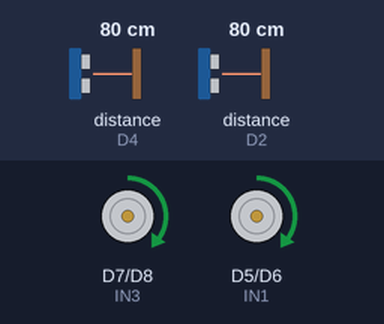
Bench run of a sketch on a simulated ESP8266 (NodeMCU). Shown: motor-driver pin pairs drawn as motors (green arrow = first pin HIGH = forward, orange = second pin HIGH = backward, longer = more drive). Wiring (inferred from the names in the program): 2 × ultrasonic range finder: trigger D3, echo D4 / trigger D1, echo D2. The inputs (shaded band) are chosen by the test bench; at power-on: distance to the obstacle (sensors on D4, D2) 80 cm. The echo pulse lasts 58.3 µs per cm.

Above: at 1.2 s.
1.3 s: distance to the obstacle (sensor on D4) set to 18 cm
2.8 s: distance to the obstacle (sensor on D4) set to 14 cm
At 3.2 s:
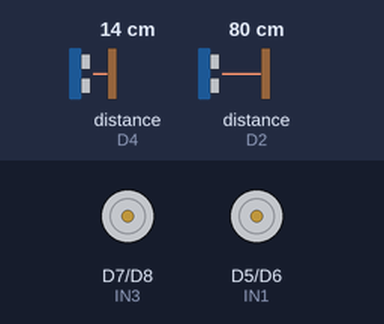
At 4.1 s:
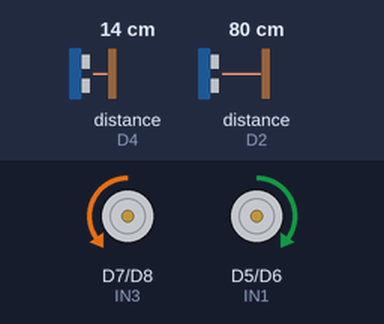
5.8 s: distance to the obstacle (sensor on D2) set to 2 cm
At 8.0 s:
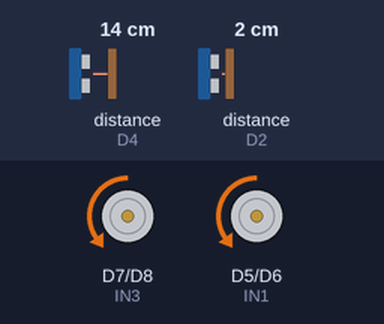
8.8 s: distance to the obstacle (sensor on D2) set to 9 cm
10.3 s: distance to the obstacle (sensor on D2) set to 7 cm
Timing chart, 0 to 14.3 s (numbered marks = the images above; inputs shaded):
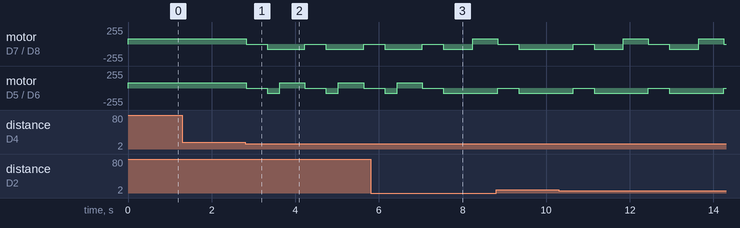

Measured:
- the behaviour switches between 16 and 15 cm on distance to the obstacle (sensor on D4) (found by bisection; images 0 and 1)
- after the input at 1.3 s, every drawn part: stays the same
- after the input at 2.8 s, motor on D7 (IN3) / D8 (IN4): alternates backward 80/255 for 0.91 s and stopped for 0.50 s, starting at once; motor on D5 (IN1) / D6 (IN2): forward 80/255 → stopped at once, → backward 80/255 0.50 s later, → forward 80/255 0.30 s later, → stopped 0.61 s later, … (7 changes in this stretch)
- after the input at 5.8 s, motor on D5 (IN1) / D6 (IN2): goes on until 7.5 s, then stays backward 80/255

The sketch:

qiw.ino
```cpp
// WALLFOLLOWER
#define TRIG_PIN_LEFT D1
#define ECHO_PIN_LEFT D2
#define TRIG_PIN_RIGHT D3
#define ECHO_PIN_RIGHT D4

#define IN1 D5
#define IN2 D6
#define IN3 D7
#define IN4 D8

const int motorSpeed = 80;
const int batasJarak = 15;
const int toleransi = 5;    // Toleransi untuk menghindari perubahan arah terlalu sering

long getDistance(int trigPin, int echoPin) {
  digitalWrite(trigPin, LOW);
  delayMicroseconds(2);
  digitalWrite(trigPin, HIGH);
  delayMicroseconds(10);
  digitalWrite(trigPin, LOW);

  long duration = pulseIn(echoPin, HIGH);
  long distance = duration * 0.034 / 2; // Menghitung jarak dalam cm
  return distance;
}

// Fungsi untuk mengontrol motor
// mobil stop
void stopMotors() {
  digitalWrite(IN1, LOW);
  digitalWrite(IN2, LOW);
  digitalWrite(IN3, LOW);
  digitalWrite(IN4, LOW);
}
// mobil maju
void moveForward() {
  analogWrite(IN1, motorSpeed);
  digitalWrite(IN2, LOW);
  analogWrite(IN3, motorSpeed);
  digitalWrite(IN4, LOW);
}
// mobil mundur
void moveBackward() {
  digitalWrite(IN1, LOW);
  analogWrite(IN2, motorSpeed);
  digitalWrite(IN3, LOW);
  analogWrite(IN4, motorSpeed);
}
// mobil belok kiri
void turnLeft() {
  analogWrite(IN1, motorSpeed);
  digitalWrite(IN2, LOW);
  digitalWrite(IN3, LOW);
  analogWrite(IN4, motorSpeed);
}
// mobil belok kanan
void turnRight() {
  digitalWrite(IN1, LOW);
  analogWrite(IN2, motorSpeed);
  analogWrite(IN3, motorSpeed);
  digitalWrite(IN4, LOW);
}

void setup() {
  pinMode(TRIG_PIN_LEFT, OUTPUT);
  pinMode(ECHO_PIN_LEFT, INPUT);
  pinMode(TRIG_PIN_RIGHT, OUTPUT);
  pinMode(ECHO_PIN_RIGHT, INPUT);

  pinMode(IN1, OUTPUT);
  pinMode(IN2, OUTPUT);
  pinMode(IN3, OUTPUT);
  pinMode(IN4, OUTPUT);

  // langkah awal mobil akan di set stop
  stopMotors();
}

void loop() {
  long distanceLeft = getDistance(TRIG_PIN_LEFT, ECHO_PIN_LEFT);
  long distanceRight = getDistance(TRIG_PIN_RIGHT, ECHO_PIN_RIGHT);

  // Logika robot wall follower
  if (distanceLeft < batasJarak && distanceRight < batasJarak) {
    // Kedua sensor melihat tembok terlalu dekat
    stopMotors();
    delay(500);
    moveBackward(); // Bergerak mundur dulu
    delay(700);
    if (distanceLeft > distanceRight + toleransi) {
      // Belok ke arah yang lebih luas (kiri)
      turnLeft();
    } else if (distanceRight > distanceLeft + toleransi) {
      // Belok ke arah yang lebih luas (kanan)
      turnRight();
    }
    delay(500);
  } else if (distanceLeft < batasJarak) {
    // Sensor kiri melihat tembok
    stopMotors();
    delay(500);
    moveBackward();
    delay(300);
    turnRight();
    delay(500);
  } else if (distanceRight < batasJarak) {
    // Sensor kanan melihat tembok
    stopMotors();
    delay(500);
    moveBackward();
    delay(300);
    turnLeft();
    delay(500);
  } else {
    // Tidak ada tembok, jalan maju
    moveForward();
  }

  delay(100); // Delay untuk stabilitas pembacaan
}
```
